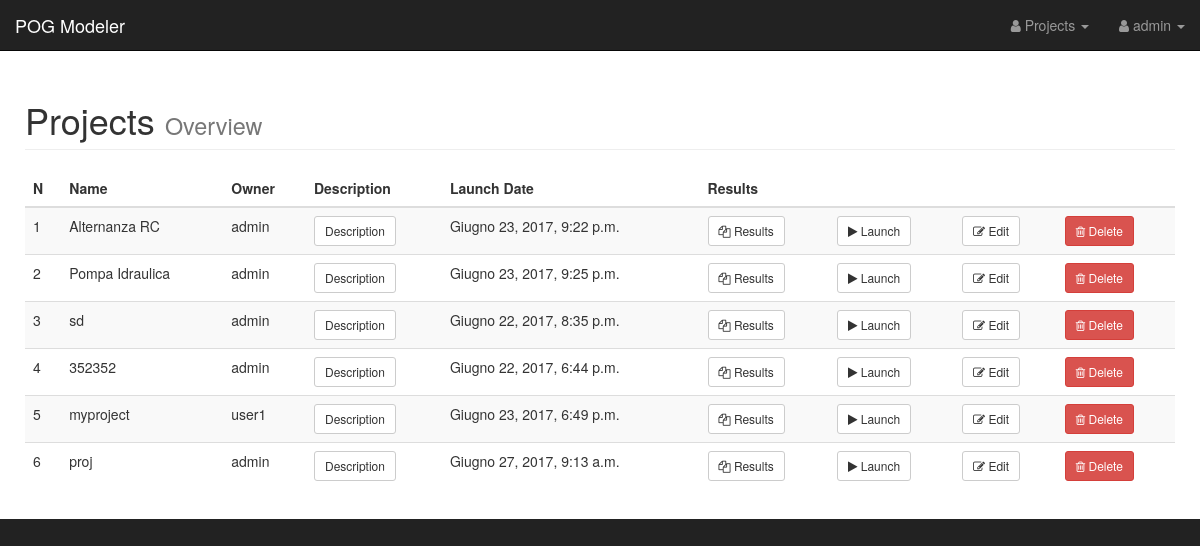
Before: / (signed in) with the older database file.
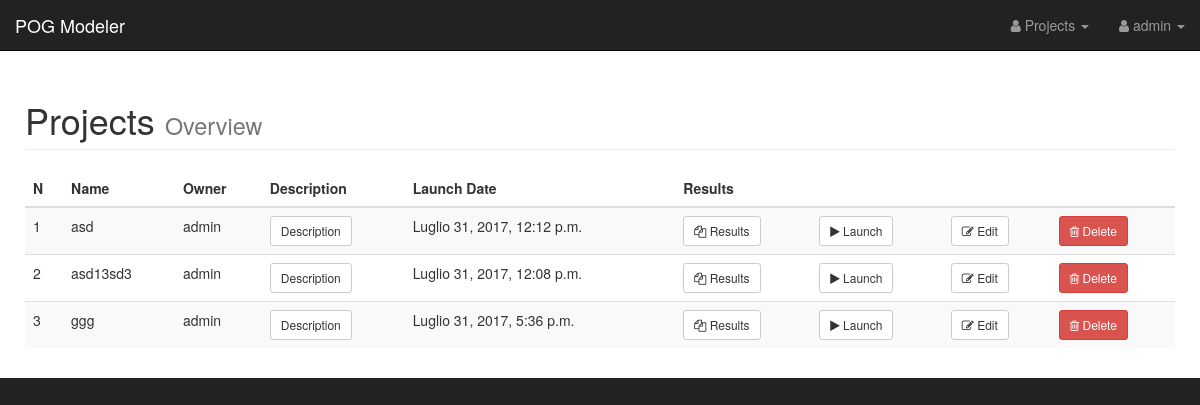
After: the same page with the newer database file.
### AWD_Zanasi/models.py (models this page shows, shortened)
class Project(models.Model):
    name = models.CharField(max_length=200, default='project', help_text='Project name')
    user = models.ForeignKey(settings.AUTH_USER_MODEL, default='admin')
    matlab_file = models.FileField(upload_to=matlab_file_path, help_text="Matlab POG code file")
    proj_desc = models.CharField(max_length=400, blank=True, null=True, help_text="Project description")
    launch_date = models.DateTimeField(verbose_name='Launch Date', blank=True,
                                       null=True, help_text='Project last execution date')
    is_example = models.BooleanField(default=False,
                                     help_text='Used only by an Admin user to mark a project as an example for users.')

### AWD_Zanasi/views.py (the view)
# urls.py: url(r'^$', views.index, name='index'),
def index(request):
    if request.user.is_authenticated:
        if request.user.is_superuser:
            projects = Project.objects.all()
            results = ProjectOutput.objects.all()
        else:
            projects = Project.objects.filter(user=request.user)
            results = ProjectOutput.objects.filter(project__in=projects)
        return render(request, 'AWD_Zanasi/home.html',
                      {
                          'projects': projects,
                          'project_outputs': results
                      }
                      )
    return render(request, 'AWD_Zanasi/home.html')

### AWD_Zanasi/templates/AWD_Zanasi/home.html (shortened to what this page needs)
{% extends "AWD_Zanasi/base.html" %}
{% block container %}
    <div class="container-fluid">
        {% if user.is_authenticated %}
            <div class="row">
                <div class="col-lg-12">
                    <h1 class="page-header">
                        Projects
                        <small>Overview</small>
                    </h1>
                </div>
            </div>
            <div class="table-responsive">
                <table class="table table-hover table-striped">
                    <thead>
                    <tr>
                        <th>N</th>
                        <th>Name</th>
                        {% if user.is_superuser %}
                            <th>Owner</th>
                        {% endif %}
                        <th>Description</th>
                        <th>Launch Date</th>
                        <th>Results</th>
                        <th></th>
                        <th></th>
                        <th></th>
                    </tr>
                    </thead>
                    <tbody>
                    {% for project in projects %}
                        <tr>
                            <td>{{ forloop.counter }}</td>
                            <td>{{ project.name }}</td>
                            {% if user.is_superuser %}
                                <td>{{ project.user.username }}</td>
                            {% endif %}
                            <td>
                                <button type="button" class="btn btn-default btn-sm" data-toggle="modal"
                                        data-target="#modal-{{ forloop.counter }}">
                                    Description
                                </button>
                            </td>
                            <td>{{ project.launch_date }}</td>
                            {% if project.launch_date %}
                                <td><a class="btn btn-default btn-sm" role="button"
                                       href="{% url 'project_results' project.id %}"><i class="fa fa-files-o"></i>
                                    Results</a></td>
                            {% else %}
                                <td>No Results</td>
                            {% endif %}
                            <td><a id="launchproj" class="btn btn-default btn-sm" role="button"
                                   href="{% url 'launch_project' project.id %}"><i class="fa fa-play"></i>
                                Launch</a></td>
                            <td><a class="btn btn-default btn-sm" role="button"
                                   href="{% url 'edit_project' project.id %}"><i class="fa fa-edit"></i> Edit</a></td>
                            <th>
                                <form id="deleteForm"
                                      class="form-horizontal"
                                      action="{% url 'delete_project' project.id %}"
                                      method="POST"
                                      onsubmit="return confirm('Are you sure you want to delete Project {{ project.name }}?' );">
                                    <button type="submit" class="btn btn-danger btn-sm" value="Submit Button">
                                        <i class=" fa fa-trash-o"></i> Delete
                                    </button>
                                </form>
                            </th>
                        </tr>
                    {% endfor %}
                    </tbody>
                </table>
            </div>
        {% endif %}
    </div>
{% endblock %}

### AWD_Zanasi/templates/AWD_Zanasi/base.html (shortened to what this page needs)
{% load staticfiles %}
<!DOCTYPE html>
<html lang="en">
<head>
    {% load static %}
    <link href="{% static "/AWD_Zanasi/css/bootstrap.min.css" %}" rel="stylesheet">
    <link href="{% static "/AWD_Zanasi/css/sb-admin.css" %}" rel="stylesheet">
    <link href="{% static "/AWD_Zanasi/font-awesome/css/font-awesome.min.css" %}" rel="stylesheet" type="text/css">
</head>
<body>
<div id="wrapper">
    <nav class="navbar navbar-inverse navbar-fixed-top" role="navigation">
        <div class="navbar-header">
            <a class="navbar-brand" href="{% url 'index' %}">POG Modeler</a>
        </div>
        <ul class="nav navbar-right top-nav">
            {% if user.is_authenticated %}
                <li class="dropdown">
                    <a href="#" class="dropdown-toggle" data-toggle="dropdown"><i
                            class="fa fa-user"></i> Projects <b
                            class="caret"></b></a>
                </li>
                <li class="dropdown">
                    <a href="#" class="dropdown-toggle" data-toggle="dropdown"><i
                            class="fa fa-user"></i> {{ user.username }} <b
                            class="caret"></b></a>
                </li>
            {% else %}
                <li>
                    <a href="{% url 'auth_login' %}"><i class="fa fa-sign-in"></i> Login </a>
                </li>
            {% endif %}
        </ul>
    </nav>
    <div id="page-wrapper">
        {% block container %}
        {% endblock %}
    </div>
</div>
</body>
</html>

### AWD_Zanasi/static/AWD_Zanasi/css/sb-admin.css (style rules this page uses)
body { margin-top: 100px; background-color: #222; }
@media (min-width:768px) { body { margin-top: 50px; } }
#wrapper { padding-left: 0; }
#page-wrapper { width: 100%; padding: 0; background-color: #fff; }
@media (min-width:768px) { #page-wrapper { padding: 10px; } }
.top-nav { padding: 0 15px; }
.top-nav>li { display: inline-block; float: left; }
.top-nav>li>a { padding-top: 15px; padding-bottom: 15px; line-height: 20px; color: #999; }

Changed rows visible on the page:
removed Project: name "Alternanza RC", user.username "admin", launch_date "Giugno 23, 2017, 9:22 p.m.", shows "Results"
removed Project: name "Pompa Idraulica", user.username "admin", launch_date "Giugno 23, 2017, 9:25 p.m.", shows "Results"
removed Project: name "sd", user.username "admin", launch_date "Giugno 22, 2017, 8:35 p.m.", shows "Results"
removed Project: name "352352", user.username "admin", launch_date "Giugno 22, 2017, 6:44 p.m.", shows "Results"
removed Project: name "myproject", user.username "user1", launch_date "Giugno 23, 2017, 6:49 p.m.", shows "Results"
removed Project: name "proj", user.username "admin", launch_date "Giugno 27, 2017, 9:13 a.m.", shows "Results"
added Project: name "asd", user.username "admin", launch_date "Luglio 31, 2017, 12:12 p.m.", shows "Results"
added Project: name "asd13sd3", user.username "admin", launch_date "Luglio 31, 2017, 12:08 p.m.", shows "Results"
added Project: name "ggg", user.username "admin", launch_date "Luglio 31, 2017, 5:36 p.m.", shows "Results"
